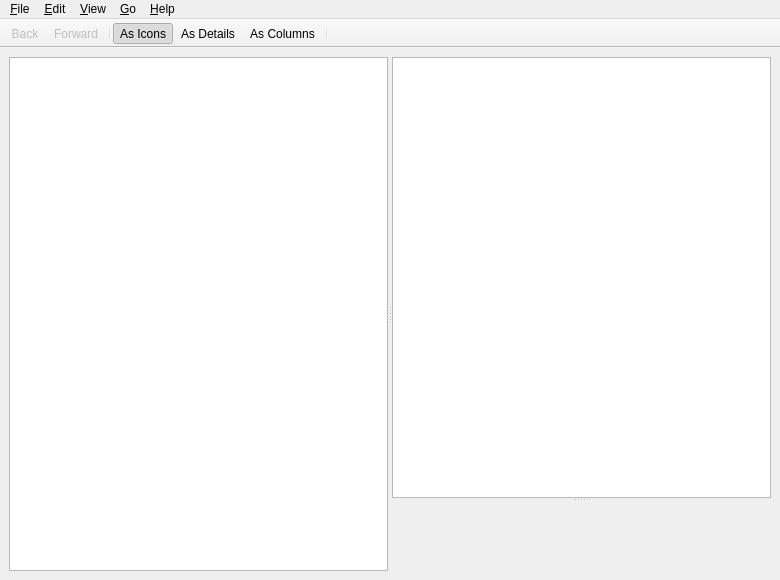
<?xml version="1.0" encoding="UTF-8"?>
<ui version="4.0">
 <class>MainWindow</class>
 <widget class="QMainWindow" name="MainWindow">
  <property name="geometry">
   <rect>
    <x>0</x>
    <y>0</y>
    <width>780</width>
    <height>580</height>
   </rect>
  </property>
  <property name="windowTitle">
   <string>Swordfish</string>
  </property>
  <widget class="QWidget" name="centralwidget">
   <layout class="QVBoxLayout" name="verticalLayout_2">
    <item>
     <widget class="QSplitter" name="splitter_2">
      <property name="orientation">
       <enum>Qt::Horizontal</enum>
      </property>
      <widget class="VFilePlacesView" name="placesView">
       <property name="sizePolicy">
        <sizepolicy hsizetype="Minimum" vsizetype="Preferred">
         <horstretch>0</horstretch>
         <verstretch>0</verstretch>
        </sizepolicy>
       </property>
       <property name="selectionMode">
        <enum>QAbstractItemView::ExtendedSelection</enum>
       </property>
       <property name="iconSize">
        <size>
         <width>48</width>
         <height>48</height>
        </size>
       </property>
      </widget>
      <widget class="QSplitter" name="splitter">
       <property name="orientation">
        <enum>Qt::Vertical</enum>
       </property>
       <widget class="QStackedWidget" name="stackedWidget">
        <property name="currentIndex">
         <number>0</number>
        </property>
        <widget class="QWidget" name="page">
         <layout class="QHBoxLayout" name="horizontalLayout">
          <property name="spacing">
           <number>0</number>
          </property>
          <property name="margin">
           <number>0</number>
          </property>
          <item>
           <widget class="QListView" name="iconView">
            <property name="contextMenuPolicy">
             <enum>Qt::CustomContextMenu</enum>
            </property>
            <property name="acceptDrops">
             <bool>true</bool>
            </property>
            <property name="editTriggers">
             <set>QAbstractItemView::EditKeyPressed|QAbstractItemView::SelectedClicked</set>
            </property>
            <property name="dragEnabled">
             <bool>true</bool>
            </property>
            <property name="dragDropMode">
             <enum>QAbstractItemView::DragDrop</enum>
            </property>
            <property name="defaultDropAction">
             <enum>Qt::CopyAction</enum>
            </property>
            <property name="selectionMode">
             <enum>QAbstractItemView::ExtendedSelection</enum>
            </property>
            <property name="textElideMode">
             <enum>Qt::ElideMiddle</enum>
            </property>
            <property name="movement">
             <enum>QListView::Snap</enum>
            </property>
            <property name="flow">
             <enum>QListView::LeftToRight</enum>
            </property>
            <property name="isWrapping" stdset="0">
             <bool>true</bool>
            </property>
            <property name="resizeMode">
             <enum>QListView::Adjust</enum>
            </property>
            <property name="gridSize">
             <size>
              <width>120</width>
              <height>120</height>
             </size>
            </property>
            <property name="viewMode">
             <enum>QListView::IconMode</enum>
            </property>
            <property name="wordWrap">
             <bool>true</bool>
            </property>
            <property name="selectionRectVisible">
             <bool>true</bool>
            </property>
           </widget>
          </item>
         </layout>
        </widget>
        <widget class="QWidget" name="page_2">
         <layout class="QHBoxLayout" name="horizontalLayout4">
          <property name="spacing">
           <number>0</number>
          </property>
          <property name="margin">
           <number>0</number>
          </property>
          <item>
           <widget class="QTreeView" name="treeView">
            <property name="contextMenuPolicy">
             <enum>Qt::CustomContextMenu</enum>
            </property>
            <property name="acceptDrops">
             <bool>true</bool>
            </property>
            <property name="editTriggers">
             <set>QAbstractItemView::EditKeyPressed|QAbstractItemView::SelectedClicked</set>
            </property>
            <property name="dragEnabled">
             <bool>true</bool>
            </property>
            <property name="dragDropMode">
             <enum>QAbstractItemView::DragDrop</enum>
            </property>
            <property name="defaultDropAction">
             <enum>Qt::CopyAction</enum>
            </property>
            <property name="alternatingRowColors">
             <bool>true</bool>
            </property>
            <property name="selectionMode">
             <enum>QAbstractItemView::ExtendedSelection</enum>
            </property>
            <property name="iconSize">
             <size>
              <width>48</width>
              <height>48</height>
             </size>
            </property>
            <property name="textElideMode">
             <enum>Qt::ElideMiddle</enum>
            </property>
            <property name="uniformRowHeights">
             <bool>true</bool>
            </property>
            <property name="sortingEnabled">
             <bool>true</bool>
            </property>
            <property name="animated">
             <bool>true</bool>
            </property>
            <property name="wordWrap">
             <bool>true</bool>
            </property>
            <property name="expandsOnDoubleClick">
             <bool>false</bool>
            </property>
           </widget>
          </item>
         </layout>
        </widget>
        <widget class="QWidget" name="page_3">
         <layout class="QHBoxLayout" name="horizontalLayout5">
          <property name="spacing">
           <number>0</number>
          </property>
          <property name="margin">
           <number>0</number>
          </property>
          <item>
           <widget class="QColumnView" name="columnView">
            <property name="contextMenuPolicy">
             <enum>Qt::CustomContextMenu</enum>
            </property>
            <property name="acceptDrops">
             <bool>true</bool>
            </property>
            <property name="editTriggers">
             <set>QAbstractItemView::EditKeyPressed|QAbstractItemView::SelectedClicked</set>
            </property>
            <property name="dragEnabled">
             <bool>true</bool>
            </property>
            <property name="dragDropMode">
             <enum>QAbstractItemView::DragDrop</enum>
            </property>
            <property name="defaultDropAction">
             <enum>Qt::CopyAction</enum>
            </property>
            <property name="alternatingRowColors">
             <bool>true</bool>
            </property>
            <property name="iconSize">
             <size>
              <width>48</width>
              <height>48</height>
             </size>
            </property>
            <property name="textElideMode">
             <enum>Qt::ElideMiddle</enum>
            </property>
           </widget>
          </item>
         </layout>
        </widget>
       </widget>
       <widget class="QWidget" name="contextPane" native="true"/>
      </widget>
     </widget>
    </item>
   </layout>
  </widget>
  <widget class="QMenuBar" name="menubar">
   <property name="geometry">
    <rect>
     <x>0</x>
     <y>0</y>
     <width>780</width>
     <height>25</height>
    </rect>
   </property>
   <widget class="QMenu" name="menuFile">
    <property name="title">
     <string>&amp;File</string>
    </property>
    <addaction name="actionNewWindow"/>
    <addaction name="actionNewTab"/>
    <addaction name="separator"/>
    <addaction name="actionNewFolder"/>
    <addaction name="separator"/>
    <addaction name="actionOpen"/>
    <addaction name="actionClose"/>
    <addaction name="separator"/>
    <addaction name="actionDuplicate"/>
    <addaction name="actionCreateAlias"/>
    <addaction name="separator"/>
    <addaction name="actionSearch"/>
   </widget>
   <widget class="QMenu" name="menuEdit">
    <property name="title">
     <string>&amp;Edit</string>
    </property>
    <addaction name="actionUndo"/>
    <addaction name="actionRedo"/>
    <addaction name="separator"/>
    <addaction name="actionCut"/>
    <addaction name="actionCopy"/>
    <addaction name="actionPaste"/>
    <addaction name="actionSelectAll"/>
    <addaction name="separator"/>
    <addaction name="actionRename"/>
    <addaction name="separator"/>
    <addaction name="actionMoveToTrash"/>
    <addaction name="actionDeletePermanently"/>
    <addaction name="separator"/>
    <addaction name="actionPreferences"/>
   </widget>
   <widget class="QMenu" name="menuGo">
    <property name="title">
     <string>&amp;Go</string>
    </property>
    <addaction name="actionBack"/>
    <addaction name="actionForward"/>
    <addaction name="actionParentFolder"/>
    <addaction name="separator"/>
    <addaction name="actionComputer"/>
    <addaction name="actionHome"/>
    <addaction name="actionTrash"/>
    <addaction name="actionNetwork"/>
   </widget>
   <widget class="QMenu" name="menuView">
    <property name="title">
     <string>&amp;View</string>
    </property>
    <addaction name="actionAsIcons"/>
    <addaction name="actionAsDetails"/>
    <addaction name="actionAsColumns"/>
    <addaction name="separator"/>
    <addaction name="actionRearrange"/>
   </widget>
   <widget class="QMenu" name="menuHelp">
    <property name="title">
     <string>&amp;Help</string>
    </property>
    <addaction name="actionContents"/>
    <addaction name="actionReportProblem"/>
    <addaction name="separator"/>
    <addaction name="actionAbout"/>
   </widget>
   <addaction name="menuFile"/>
   <addaction name="menuEdit"/>
   <addaction name="menuView"/>
   <addaction name="menuGo"/>
   <addaction name="menuHelp"/>
  </widget>
  <widget class="QToolBar" name="toolBar">
   <property name="windowTitle">
    <string>Toolbar</string>
   </property>
   <property name="movable">
    <bool>false</bool>
   </property>
   <attribute name="toolBarArea">
    <enum>TopToolBarArea</enum>
   </attribute>
   <attribute name="toolBarBreak">
    <bool>false</bool>
   </attribute>
   <addaction name="actionBack"/>
   <addaction name="actionForward"/>
   <addaction name="separator"/>
   <addaction name="actionAsIcons"/>
   <addaction name="actionAsDetails"/>
   <addaction name="actionAsColumns"/>
   <addaction name="separator"/>
  </widget>
  <action name="actionNewWindow">
   <property name="icon">
    <iconset theme="window-new">
     <normaloff/>
    </iconset>
   </property>
   <property name="text">
    <string>New &amp;Window</string>
   </property>
   <property name="shortcut">
    <string>Ctrl+N</string>
   </property>
  </action>
  <action name="actionNewTab">
   <property name="icon">
    <iconset theme="tab-new">
     <normaloff/>
    </iconset>
   </property>
   <property name="text">
    <string>New &amp;Tab</string>
   </property>
   <property name="shortcut">
    <string>Ctrl+T</string>
   </property>
  </action>
  <action name="actionNewFolder">
   <property name="icon">
    <iconset theme="folder-new">
     <normaloff/>
    </iconset>
   </property>
   <property name="text">
    <string>New &amp;Folder</string>
   </property>
  </action>
  <action name="actionOpen">
   <property name="icon">
    <iconset theme="document-open">
     <normaloff/>
    </iconset>
   </property>
   <property name="text">
    <string>&amp;Open</string>
   </property>
   <property name="shortcut">
    <string>Ctrl+O</string>
   </property>
   <property name="visible">
    <bool>false</bool>
   </property>
  </action>
  <action name="actionClose">
   <property name="icon">
    <iconset theme="window-close">
     <normaloff/>
    </iconset>
   </property>
   <property name="text">
    <string>&amp;Close</string>
   </property>
   <property name="shortcut">
    <string>Ctrl+W</string>
   </property>
  </action>
  <action name="actionGetInformation">
   <property name="icon">
    <iconset theme="document-properties">
     <normaloff/>
    </iconset>
   </property>
   <property name="text">
    <string>Get Information</string>
   </property>
  </action>
  <action name="actionDuplicate">
   <property name="enabled">
    <bool>false</bool>
   </property>
   <property name="text">
    <string>Duplicate</string>
   </property>
  </action>
  <action name="actionCreateAlias">
   <property name="enabled">
    <bool>false</bool>
   </property>
   <property name="text">
    <string>Create Alias</string>
   </property>
  </action>
  <action name="actionMoveToTrash">
   <property name="enabled">
    <bool>false</bool>
   </property>
   <property name="text">
    <string>Mo&amp;ve to Trash</string>
   </property>
   <property name="shortcut">
    <string>Del</string>
   </property>
  </action>
  <action name="actionSearch">
   <property name="enabled">
    <bool>false</bool>
   </property>
   <property name="text">
    <string>Search</string>
   </property>
  </action>
  <action name="actionUndo">
   <property name="enabled">
    <bool>false</bool>
   </property>
   <property name="icon">
    <iconset theme="edit-undo">
     <normaloff/>
    </iconset>
   </property>
   <property name="text">
    <string>&amp;Undo</string>
   </property>
   <property name="shortcut">
    <string>Ctrl+Z</string>
   </property>
  </action>
  <action name="actionRedo">
   <property name="enabled">
    <bool>false</bool>
   </property>
   <property name="icon">
    <iconset theme="edit-redo">
     <normaloff/>
    </iconset>
   </property>
   <property name="text">
    <string>&amp;Redo</string>
   </property>
   <property name="shortcut">
    <string>Ctrl+Y</string>
   </property>
  </action>
  <action name="actionCut">
   <property name="enabled">
    <bool>false</bool>
   </property>
   <property name="icon">
    <iconset theme="edit-cut">
     <normaloff/>
    </iconset>
   </property>
   <property name="text">
    <string>Cut</string>
   </property>
   <property name="shortcut">
    <string>Ctrl+X</string>
   </property>
  </action>
  <action name="actionCopy">
   <property name="enabled">
    <bool>false</bool>
   </property>
   <property name="icon">
    <iconset theme="edit-copy">
     <normaloff/>
    </iconset>
   </property>
   <property name="text">
    <string>Copy</string>
   </property>
   <property name="shortcut">
    <string>Ctrl+C</string>
   </property>
  </action>
  <action name="actionPaste">
   <property name="enabled">
    <bool>false</bool>
   </property>
   <property name="icon">
    <iconset theme="edit-paste">
     <normaloff/>
    </iconset>
   </property>
   <property name="text">
    <string>Paste</string>
   </property>
   <property name="shortcut">
    <string>Ctrl+V</string>
   </property>
  </action>
  <action name="actionSelectAll">
   <property name="icon">
    <iconset theme="edit-select-all">
     <normaloff/>
    </iconset>
   </property>
   <property name="text">
    <string>Select All</string>
   </property>
   <property name="shortcut">
    <string>Ctrl+A</string>
   </property>
  </action>
  <action name="actionAsIcons">
   <property name="checkable">
    <bool>true</bool>
   </property>
   <property name="checked">
    <bool>true</bool>
   </property>
   <property name="icon">
    <iconset theme="view-list-icons">
     <normaloff/>
    </iconset>
   </property>
   <property name="text">
    <string>As Icons</string>
   </property>
  </action>
  <action name="actionAsDetails">
   <property name="checkable">
    <bool>true</bool>
   </property>
   <property name="icon">
    <iconset theme="view-list-details">
     <normaloff/>
    </iconset>
   </property>
   <property name="text">
    <string>As Details</string>
   </property>
   <property name="toolTip">
    <string>As Details</string>
   </property>
  </action>
  <action name="actionAsColumns">
   <property name="checkable">
    <bool>true</bool>
   </property>
   <property name="icon">
    <iconset theme="view-list-compact">
     <normaloff/>
    </iconset>
   </property>
   <property name="text">
    <string>As Columns</string>
   </property>
  </action>
  <action name="actionRearrange">
   <property name="text">
    <string>Rearrange</string>
   </property>
  </action>
  <action name="actionBack">
   <property name="enabled">
    <bool>false</bool>
   </property>
   <property name="icon">
    <iconset theme="go-previous">
     <normaloff/>
    </iconset>
   </property>
   <property name="text">
    <string>&amp;Back</string>
   </property>
   <property name="shortcut">
    <string>Alt+Left</string>
   </property>
  </action>
  <action name="actionForward">
   <property name="enabled">
    <bool>false</bool>
   </property>
   <property name="icon">
    <iconset theme="go-next">
     <normaloff/>
    </iconset>
   </property>
   <property name="text">
    <string>&amp;Forward</string>
   </property>
   <property name="shortcut">
    <string>Alt+Right</string>
   </property>
  </action>
  <action name="actionParentFolder">
   <property name="text">
    <string>&amp;Parent Folder</string>
   </property>
   <property name="toolTip">
    <string>Go to the parent folder</string>
   </property>
   <property name="shortcut">
    <string>Alt+Up</string>
   </property>
  </action>
  <action name="actionComputer">
   <property name="icon">
    <iconset theme="computer">
     <normaloff/>
    </iconset>
   </property>
   <property name="text">
    <string>&amp;Computer</string>
   </property>
   <property name="toolTip">
    <string>Go to the computer view</string>
   </property>
  </action>
  <action name="actionRename">
   <property name="enabled">
    <bool>false</bool>
   </property>
   <property name="text">
    <string>&amp;Rename</string>
   </property>
   <property name="shortcut">
    <string>F2</string>
   </property>
  </action>
  <action name="actionDeletePermanently">
   <property name="enabled">
    <bool>false</bool>
   </property>
   <property name="text">
    <string>&amp;Delete Permanently</string>
   </property>
   <property name="shortcut">
    <string>Shift+Del</string>
   </property>
  </action>
  <action name="actionPreferences">
   <property name="text">
    <string>&amp;Preferences</string>
   </property>
   <property name="menuRole">
    <enum>QAction::PreferencesRole</enum>
   </property>
  </action>
  <action name="actionOpenWithOtherApplication">
   <property name="text">
    <string>Other &amp;Application</string>
   </property>
   <property name="toolTip">
    <string>Open with another application</string>
   </property>
  </action>
  <action name="actionHome">
   <property name="icon">
    <iconset theme="folder-home">
     <normaloff/>
    </iconset>
   </property>
   <property name="text">
    <string>&amp;Home</string>
   </property>
   <property name="toolTip">
    <string>Go to home</string>
   </property>
   <property name="shortcut">
    <string>Alt+Home</string>
   </property>
  </action>
  <action name="actionTrash">
   <property name="icon">
    <iconset theme="user-trash">
     <normaloff/>
    </iconset>
   </property>
   <property name="text">
    <string>&amp;Trash</string>
   </property>
   <property name="toolTip">
    <string>Go to the trash</string>
   </property>
  </action>
  <action name="actionNetwork">
   <property name="icon">
    <iconset theme="network">
     <normaloff/>
    </iconset>
   </property>
   <property name="text">
    <string>&amp;Network</string>
   </property>
   <property name="toolTip">
    <string>Go to the network view</string>
   </property>
  </action>
  <action name="actionContents">
   <property name="text">
    <string>&amp;Contents</string>
   </property>
   <property name="shortcut">
    <string>F1</string>
   </property>
  </action>
  <action name="actionReportProblem">
   <property name="text">
    <string>Report a &amp;Problem</string>
   </property>
   <property name="toolTip">
    <string>Report a problem</string>
   </property>
  </action>
  <action name="actionAbout">
   <property name="text">
    <string>&amp;About</string>
   </property>
   <property name="menuRole">
    <enum>QAction::AboutRole</enum>
   </property>
  </action>
  <action name="actionArrangeByName">
   <property name="checkable">
    <bool>true</bool>
   </property>
   <property name="checked">
    <bool>true</bool>
   </property>
   <property name="text">
    <string>By &amp;Name</string>
   </property>
   <property name="toolTip">
    <string>Arrange items by name</string>
   </property>
  </action>
  <action name="actionArrangeBySize">
   <property name="checkable">
    <bool>true</bool>
   </property>
   <property name="text">
    <string>By &amp;Size</string>
   </property>
   <property name="toolTip">
    <string>Arrange items by size</string>
   </property>
  </action>
  <action name="actionArrangeByType">
   <property name="checkable">
    <bool>true</bool>
   </property>
   <property name="text">
    <string>By &amp;Type</string>
   </property>
   <property name="toolTip">
    <string>Arrange items by type</string>
   </property>
  </action>
  <action name="actionArrangeByModificationDate">
   <property name="checkable">
    <bool>true</bool>
   </property>
   <property name="text">
    <string>By Modification &amp;Date</string>
   </property>
   <property name="toolTip">
    <string>Arrange items by modification date</string>
   </property>
  </action>
  <action name="actionArrangeReversedOrder">
   <property name="checkable">
    <bool>true</bool>
   </property>
   <property name="text">
    <string>Re&amp;versed Order</string>
   </property>
   <property name="toolTip">
    <string>Reverse the order</string>
   </property>
  </action>
  <action name="actionConnectToServer">
   <property name="text">
    <string>Connect to &amp;Server...</string>
   </property>
   <property name="shortcut">
    <string>Ctrl+K</string>
   </property>
  </action>
 </widget>
 <customwidgets>
  <customwidget>
   <class>VNavigationBar</class>
   <extends>QTreeView</extends>
   <header>VibeWidgets/VNavigationBar</header>
  </customwidget>
  <customwidget>
   <class>VFilePlacesView</class>
   <extends>VNavigationBar</extends>
   <header>VFilePlacesView</header>
  </customwidget>
 </customwidgets>
 <resources/>
 <connections/>
</ui>
